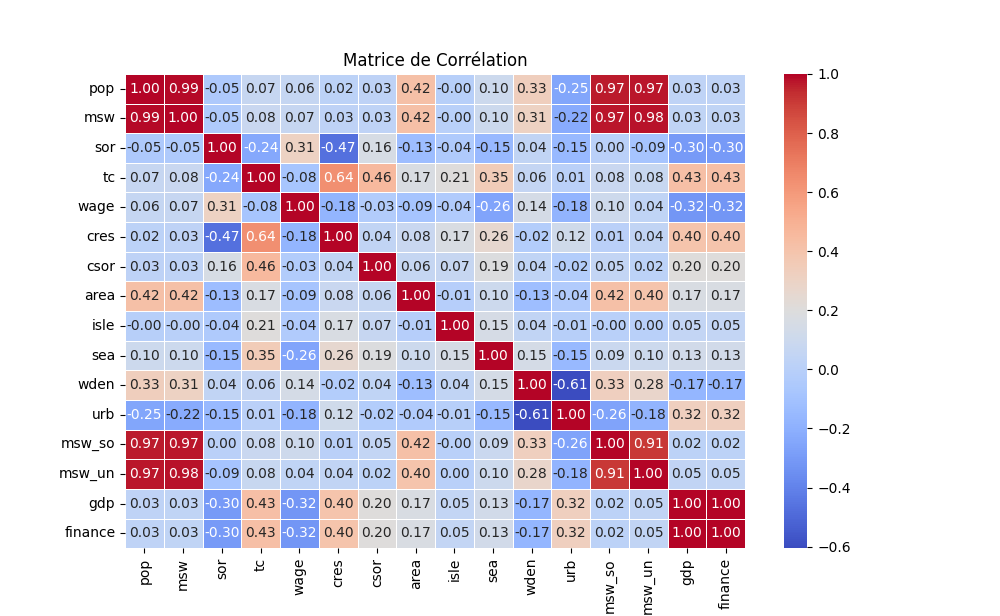

Python code for this plot:
import pandas as pd
import seaborn as sns
import matplotlib.pyplot as plt

df = pd.read_csv('data/public_data_waste_fee.csv')

data_corr = df[['pop', 'msw', 'sor', 'tc', 'wage', 'cres', 'csor', 'area', 'isle', 'sea', 'wden', 'urb', 'msw_so','msw_un', 'gdp', 'finance']]

matrix = data_corr.corr()

plt.figure(figsize=(10, 8))
sns.heatmap(matrix, annot=True, cmap='coolwarm', fmt=".2f", linewidths=0.5)

plt.title('Matrice de Corrélation')
plt.show()
